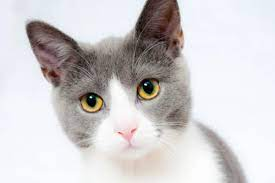
#> input picture 03.시각화/data/고양이.jpg, 275 x 183 px
$ jupyter execute --allow-errors '04.다양한Plot.ipynb'
#> lines starting #> are read from the running program, lines starting #| are printed output that depends on the picture
## 다양한 플롯

[cell 1]
import numpy as np
import pandas as pd
import matplotlib.pyplot as plt
plt.rcParams['font.family'] = 'Malgun Gothic'
plt.rcParams['axes.unicode_minus'] = False # x,y축 레이블에 - 깨지는 현상 방지

### 2. Bar Plot

[cell 2]
plt.figure(figsize=(5, 3))
plt.bar([0,1,2], [2,3,1])
plt.title('Bar Chart')
plt.xticks([0,1,2],['가','나','다']), plt.yticks([1,2,3])
plt.xlabel('가나다'), plt.ylabel('빈도수')
plt.show()
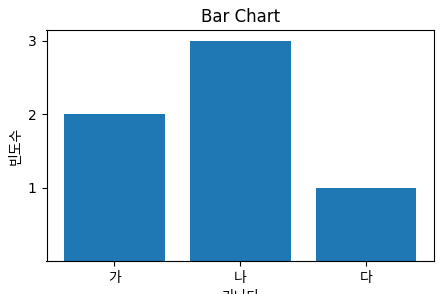
#> figure drawn by matplotlib, 1 panel; tallest bar 3 high, from x = 0.6 to 1.4

[cell 3]
s = pd.Series(np.random.rand(10),index=list('abcdefghij'))
plt.bar(s.index, s.values)
plt.title('Bar chart')
plt.show()
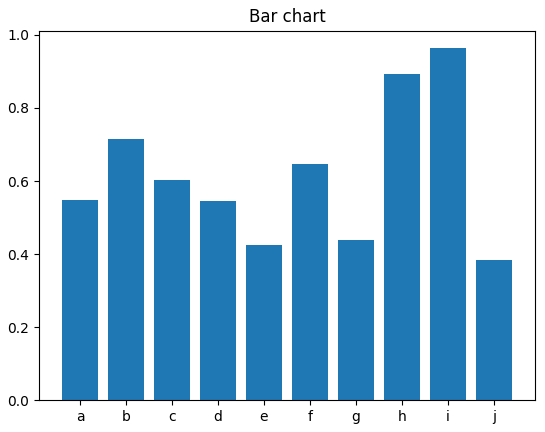
#> figure drawn by matplotlib, 1 panel; tallest bar 0.964 high, from x = 7.6 to 8.4

[cell 4]
s.plot(kind='bar'), plt.show()
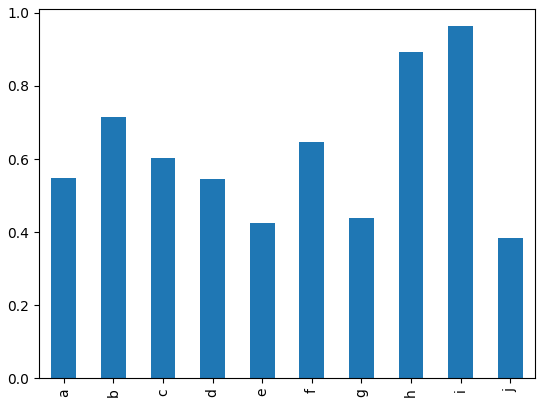
#> figure drawn by matplotlib, 1 panel; tallest bar 0.964 high, from x = 7.75 to 8.25

[cell 5]
colors= ['blue', 'orange','green','red','purple','brown','pink','gray','olive','cyan']
plt.bar(s.index, s.values, color=colors)
plt.title('Bar chart')
plt.show()
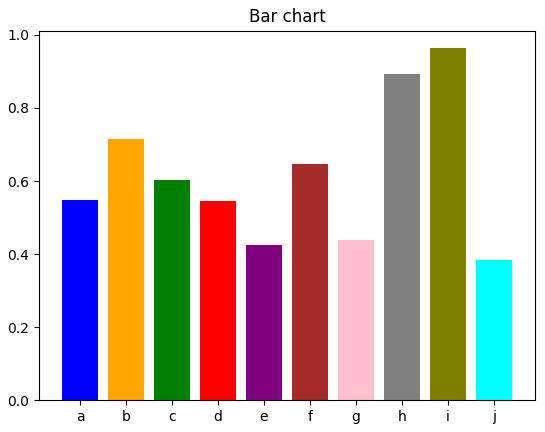
#> figure drawn by matplotlib, 1 panel; tallest bar 0.964 high, from x = 7.6 to 8.4

[cell 6]
s.index = '종로구 중구 용산구 성동구 광진구 동대문구 중랑구 성북구 강북구 도봉구'.split()
plt.barh(s.index, s.values, color=colors)
plt.title('Bar chart')
plt.show()
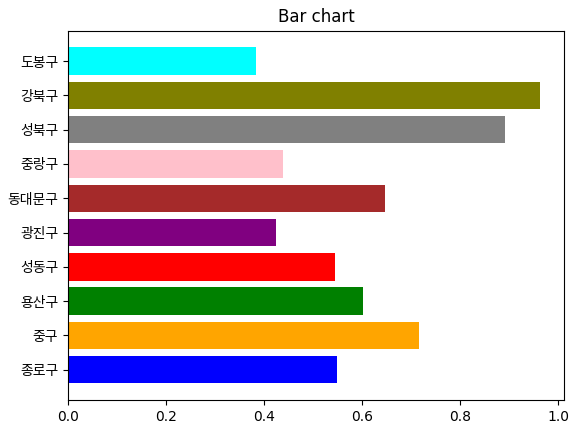
#> figure drawn by matplotlib, 1 panel

### 4. 히스토그램

[cell 7]
np.random.seed(2023)
X = np.random.randn(1000)
a,b,c = plt.hist(X, bins=10)
plt.title('히스토그램')
plt.show()
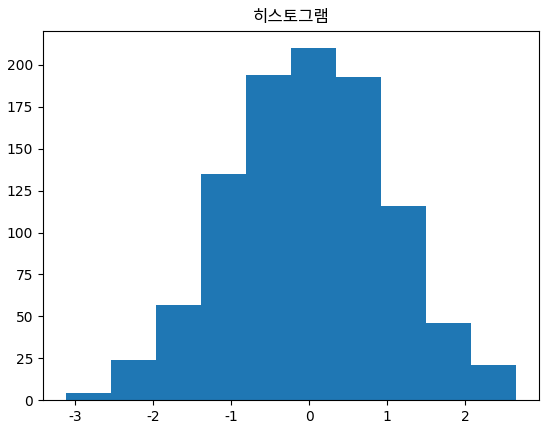
#> figure drawn by matplotlib, 1 panel; tallest bar 210 high, from x = -0.234 to 0.344

[cell 8]
# 각 구간에 속한 돗수
a

[cell 9]
# 경계값
b

### 5. 산점도(Scatter plot)

[cell 10]
import seaborn as sns
#> (the rest of this cell did not finish here and is left out)

[cell 11]
colors = ['red'] * 50 + ['green'] * 50 + ['blue'] * 50
#> (the rest of this cell did not finish here and is left out)

[cell 12]
size = 500 * np.random.rand(150)
#> (the rest of this cell did not finish here and is left out)

### 6. 이미지 보기

[cell 13]
from PIL import Image
img = Image.open('data/고양이.jpg')
#> img is the input picture: PIL image 275x183 RGB; mean R, G, B 208.4, 205.1, 206.7

plt.figure(figsize=(5,3))
plt.imshow(img)
plt.show()
